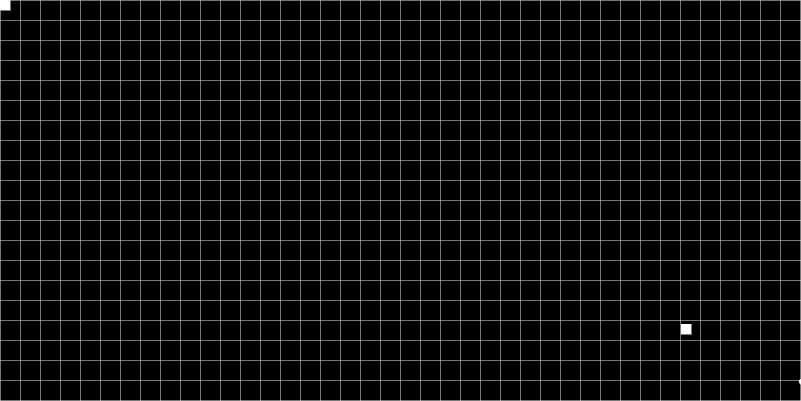
Frame 1 (no input)
Frame 60 (the mouse pressed at the canvas centre just before this capture): identical to frame 1, image omitted
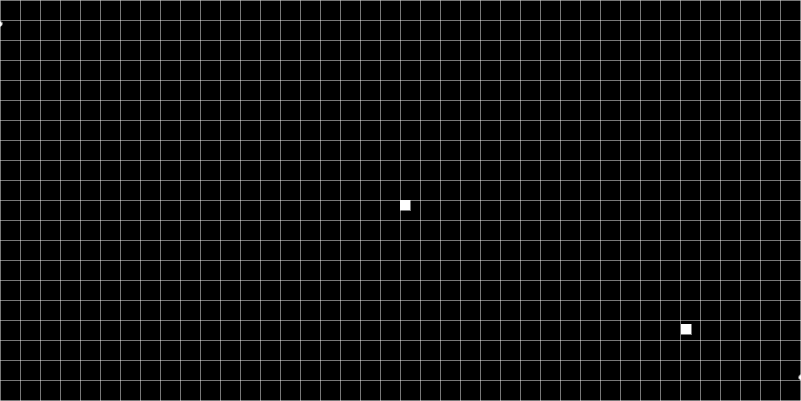
Frame 120 (the mouse held since frame 60 and released just before this capture)

The Processing sketch that drew these frames (run headless with seeded random() and noise(); from frame 60 on, the mouse is pressed at the canvas centre):

// Processing sketch: mapDistance
// ── mapDistance.pde
int DONT_INTERSECT = 0;
int COLLINEAR = 1;
int DO_INTERSECT = 2;

float x =0, y=0;


PVector a,b;
PVector i1,i2;

void setup(){
  size(801,401);

  a = new PVector(100,130);
  b = new PVector(width-120,height-77);

  i1 = new PVector(0,0);
  i2 = new PVector(0,0);
}


void draw(){
        int intersected;

  background(0);

  stroke(255,120);

  for(int i = 0 ; i <= height;i+= 20){
    line(0,i,width,i);
  }

  for(int i = 0 ; i <= width;i+= 20){
    line(i,0,i,height);
  }


  a.x = mouseX;
  a.y = mouseY;

  //spodi hrana
  intersected = intersect(a.x, a.y, lerp(a.x,b.x,10), lerp(a.y,b.y,10),0,height,width,height);
  if (intersected == DO_INTERSECT){ i2 = new PVector(x,y); ellipse(x, y, 5, 5);}
  //prava katna
  intersected = intersect(a.x, a.y, lerp(a.x,b.x,10), lerp(a.y,b.y,10),width,0,width,height);
  if (intersected == DO_INTERSECT){ i2 = new PVector(x,y); ellipse(x, y, 5, 5);}
  //leva katna
  intersected = intersect(a.x, a.y, lerp(a.x,b.x,-10), lerp(a.y,b.y,-10),0,0,0,height);
  if (intersected == DO_INTERSECT){ i1 = new PVector(x,y); ellipse(x, y, 5, 5);}
  //horni katna
  intersected = intersect(a.x, a.y, lerp(a.x,b.x,-10), lerp(a.y,b.y,-10),0,0,width,0);
  if (intersected == DO_INTERSECT){ i1 = new PVector(x,y); ellipse(x, y, 5, 5);}

  rect(a.x,a.y,10,10);
  rect(b.x,b.y,10,10);


}


class Agent{

  PVector pos,acc,vel;

  Agent(){
    pos = new PVector(a.x,a.y);
  }

  void move(){
    vel.add(acc);
    pos.add(vel);

    acc = new PVector();

  }

}




int intersect(float x1, float y1, float x2, float y2, float x3, float y3, float x4, float y4){

  float a1, a2, b1, b2, c1, c2;
  float r1, r2 , r3, r4;
  float denom, offset, num;

  // Compute a1, b1, c1, where line joining points 1 and 2
  // is "a1 x + b1 y + c1 = 0".
  a1 = y2 - y1;
  b1 = x1 - x2;
  c1 = (x2 * y1) - (x1 * y2);

  // Compute r3 and r4.
  r3 = ((a1 * x3) + (b1 * y3) + c1);
  r4 = ((a1 * x4) + (b1 * y4) + c1);

  // Check signs of r3 and r4. If both point 3 and point 4 lie on
  // same side of line 1, the line segments do not intersect.
  if ((r3 != 0) && (r4 != 0) && same_sign(r3, r4)){
    return DONT_INTERSECT;
  }

  // Compute a2, b2, c2
  a2 = y4 - y3;
  b2 = x3 - x4;
  c2 = (x4 * y3) - (x3 * y4);

  // Compute r1 and r2
  r1 = (a2 * x1) + (b2 * y1) + c2;
  r2 = (a2 * x2) + (b2 * y2) + c2;

  // Check signs of r1 and r2. If both point 1 and point 2 lie
  // on same side of second line segment, the line segments do
  // not intersect.
  if ((r1 != 0) && (r2 != 0) && (same_sign(r1, r2))){
    return DONT_INTERSECT;
  }

  //Line segments intersect: compute intersection point.
  denom = (a1 * b2) - (a2 * b1);

  if (denom == 0) {
    return COLLINEAR;
  }

  if (denom < 0){ 
    offset = -denom / 2; 
  } 
  else {
    offset = denom / 2 ;
  }

  // The denom/2 is to get rounding instead of truncating. It
  // is added or subtracted to the numerator, depending upon the
  // sign of the numerator.
  num = (b1 * c2) - (b2 * c1);
  if (num < 0){
    x = (num - offset) / denom;
  } 
  else {
    x = (num + offset) / denom;
  }

  num = (a2 * c1) - (a1 * c2);
  if (num < 0){
    y = ( num - offset) / denom;
  } 
  else {
    y = (num + offset) / denom;
  }

  // lines_intersect
  return DO_INTERSECT;
}


boolean same_sign(float a, float b){

  return (( a * b) >= 0);
}
